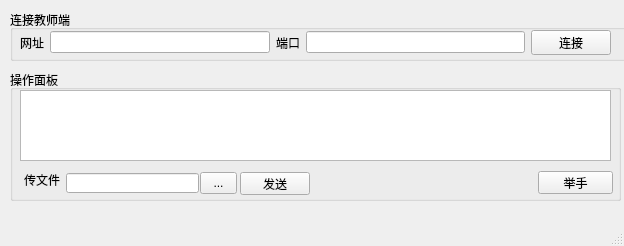
<?xml version="1.0" encoding="UTF-8"?>
<ui version="4.0">
 <class>MainWindow</class>
 <widget class="QMainWindow" name="MainWindow">
  <property name="geometry">
   <rect>
    <x>0</x>
    <y>0</y>
    <width>624</width>
    <height>246</height>
   </rect>
  </property>
  <property name="windowTitle">
   <string>MainWindow</string>
  </property>
  <widget class="QWidget" name="centralwidget">
   <widget class="QGroupBox" name="groupBox">
    <property name="geometry">
     <rect>
      <x>10</x>
      <y>10</y>
      <width>621</width>
      <height>51</height>
     </rect>
    </property>
    <property name="title">
     <string>连接教师端</string>
    </property>
    <widget class="QWidget" name="layoutWidget">
     <property name="geometry">
      <rect>
       <x>10</x>
       <y>20</y>
       <width>591</width>
       <height>25</height>
      </rect>
     </property>
     <layout class="QHBoxLayout" name="horizontalLayout">
      <item>
       <widget class="QLabel" name="label">
        <property name="text">
         <string>网址</string>
        </property>
       </widget>
      </item>
      <item>
       <widget class="QLineEdit" name="lineEdit"/>
      </item>
      <item>
       <widget class="QLabel" name="label_2">
        <property name="text">
         <string>端口</string>
        </property>
       </widget>
      </item>
      <item>
       <widget class="QLineEdit" name="lineEdit_2"/>
      </item>
      <item>
       <widget class="QPushButton" name="pushButton">
        <property name="text">
         <string>连接</string>
        </property>
       </widget>
      </item>
     </layout>
    </widget>
   </widget>
   <widget class="QGroupBox" name="groupBox_2">
    <property name="geometry">
     <rect>
      <x>10</x>
      <y>70</y>
      <width>611</width>
      <height>131</height>
     </rect>
    </property>
    <property name="title">
     <string>操作面板</string>
    </property>
    <widget class="QTextBrowser" name="textBrowser">
     <property name="geometry">
      <rect>
       <x>10</x>
       <y>20</y>
       <width>591</width>
       <height>71</height>
      </rect>
     </property>
    </widget>
    <widget class="QPushButton" name="pushButton_3">
     <property name="geometry">
      <rect>
       <x>528</x>
       <y>101</y>
       <width>75</width>
       <height>23</height>
      </rect>
     </property>
     <property name="text">
      <string>举手</string>
     </property>
    </widget>
    <widget class="QLineEdit" name="lineEdit_3">
     <property name="geometry">
      <rect>
       <x>56</x>
       <y>103</y>
       <width>133</width>
       <height>20</height>
      </rect>
     </property>
    </widget>
    <widget class="QPushButton" name="pushButton_2">
     <property name="geometry">
      <rect>
       <x>230</x>
       <y>102</y>
       <width>70</width>
       <height>23</height>
      </rect>
     </property>
     <property name="text">
      <string>发送</string>
     </property>
    </widget>
    <widget class="QToolButton" name="toolButton">
     <property name="geometry">
      <rect>
       <x>190</x>
       <y>102</y>
       <width>37</width>
       <height>22</height>
      </rect>
     </property>
     <property name="text">
      <string>...</string>
     </property>
    </widget>
    <widget class="QLabel" name="label_3">
     <property name="geometry">
      <rect>
       <x>14</x>
       <y>102</y>
       <width>36</width>
       <height>16</height>
      </rect>
     </property>
     <property name="text">
      <string>传文件</string>
     </property>
    </widget>
   </widget>
  </widget>
  <widget class="QMenuBar" name="menubar">
   <property name="geometry">
    <rect>
     <x>0</x>
     <y>0</y>
     <width>624</width>
     <height>23</height>
    </rect>
   </property>
  </widget>
  <widget class="QStatusBar" name="statusbar"/>
 </widget>
 <resources/>
 <connections/>
</ui>
